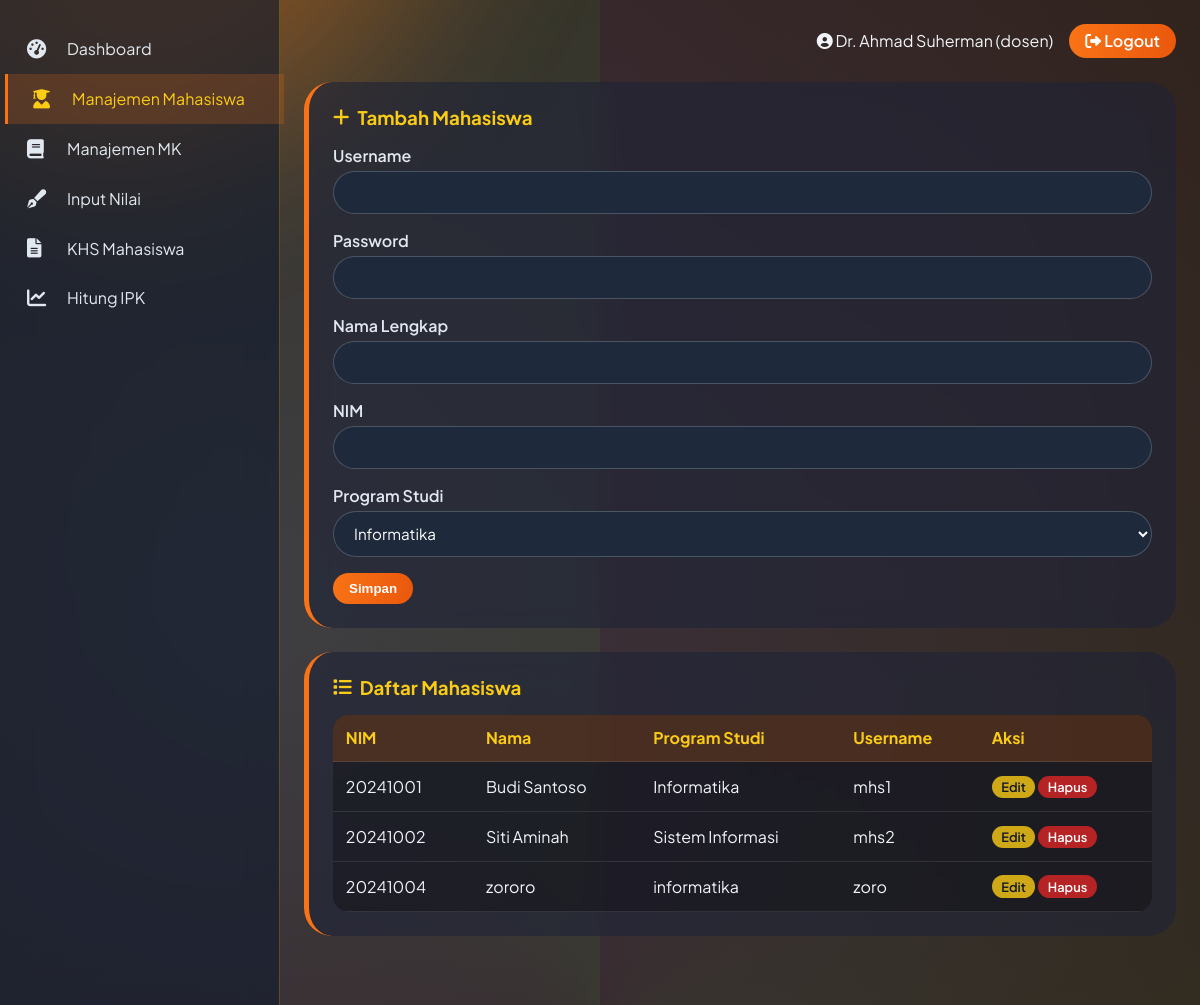
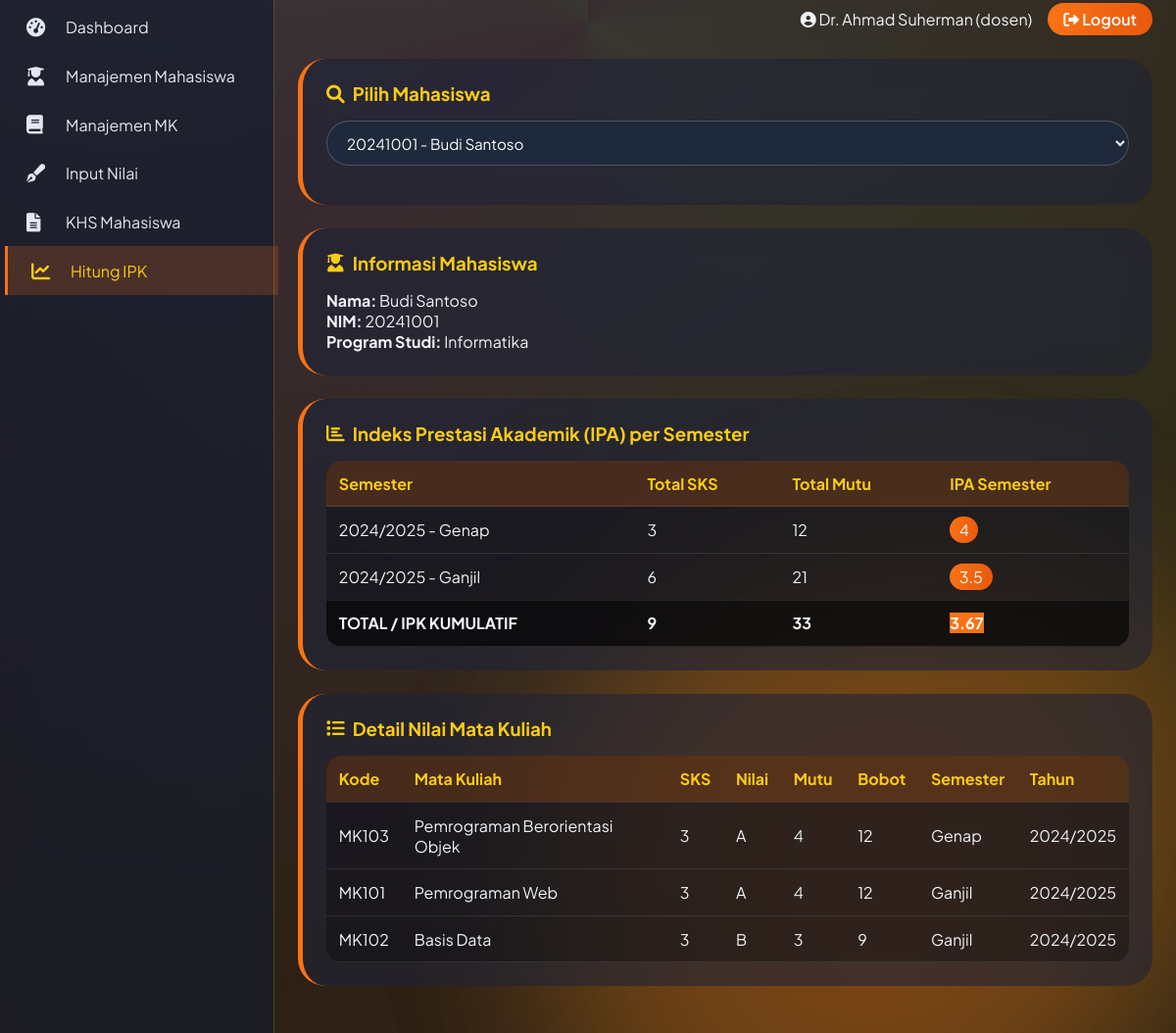
Page /ipk.php (signed in) on the committed database (2 pictures, top to bottom).
### tables this page shows
CREATE TABLE users (
                id INTEGER PRIMARY KEY AUTOINCREMENT,
                username TEXT UNIQUE,
                password TEXT,
                role TEXT,
                nama TEXT,
                nim TEXT,
                nidn TEXT,
                prodi TEXT
            );

CREATE TABLE nilai (
                id INTEGER PRIMARY KEY AUTOINCREMENT,
                mahasiswa_id INTEGER,
                matakuliah_id INTEGER,
                nilai_huruf TEXT,
                semester TEXT,
                tahun_akademik TEXT,
                FOREIGN KEY(mahasiswa_id) REFERENCES users(id),
                FOREIGN KEY(matakuliah_id) REFERENCES matakuliah(id)
            );

CREATE TABLE matakuliah (
                id INTEGER PRIMARY KEY AUTOINCREMENT,
                kode TEXT UNIQUE,
                nama TEXT,
                sks INTEGER
            , prodi TEXT DEFAULT 'Umum');

### Mahasiswa.php (called while the page is built, shortened)
<?php
require_once 'User.php';
class Mahasiswa extends User {
    public function getKHS() {
        $db = Database::getInstance()->getConnection();
        $stmt = $db->prepare("
            SELECT mk.kode, mk.nama, mk.sks, n.nilai_huruf, n.semester, n.tahun_akademik
            FROM nilai n
            JOIN matakuliah mk ON n.matakuliah_id = mk.id
            WHERE n.mahasiswa_id = ?
            ORDER BY n.tahun_akademik DESC, n.semester DESC, mk.kode
        ");
        $stmt->execute([$this->id]);
        return $stmt->fetchAll(PDO::FETCH_ASSOC);
    }
    public function hitungIPK() {
        $db = Database::getInstance()->getConnection();
        $stmt = $db->prepare("
            SELECT mk.sks, n.nilai_huruf
            FROM nilai n
            JOIN matakuliah mk ON n.matakuliah_id = mk.id
            WHERE n.mahasiswa_id = ?
        ");
        $stmt->execute([$this->id]);
        $rows = $stmt->fetchAll(PDO::FETCH_ASSOC);
        $totalMutu = 0;
        $totalSks = 0;
        foreach ($rows as $row) {
            $sks = $row['sks'];
            $mutu = match($row['nilai_huruf']) {
                'A' => 4,
                'B' => 3,
                'C' => 2,
                'D' => 1,
                default => 0,
            };
            $totalMutu += $mutu * $sks;
            $totalSks += $sks;
        }
        return $totalSks > 0 ? round($totalMutu / $totalSks, 2) : 0;
    }
}
?>

### User.php (called while the page is built, shortened)
<?php
abstract class User implements Laporan {
    public function __construct($id, $username, $nama, $role) {
        $this->id = $id;
    }
}
?>

### ipk.php (the view, shortened to what this page needs)
<?php
require_once 'classes/User.php';
require_once 'classes/Mahasiswa.php';
$role = $_SESSION['role'];
$db = Database::getInstance()->getConnection();
$selected_mahasiswa_id = null;
$mahasiswa_list = [];
$info_mhs = null;
$khs_data = [];
$ipk_kumulatif = 0;
$ipa_per_semester = [];
$total_sks_per_semester = [];
$total_mutu_per_semester = [];
if ($role == 'dosen') {
    $stmt = $db->query("SELECT id, nama, nim, prodi FROM users WHERE role = 'mahasiswa' ORDER BY nama");
    $mahasiswa_list = $stmt->fetchAll(PDO::FETCH_ASSOC);
    if (isset($_GET['mahasiswa_id'])) {
        $selected_mahasiswa_id = (int)$_GET['mahasiswa_id'];
        $stmt = $db->prepare("SELECT id, nama, nim, prodi FROM users WHERE id = ? AND role = 'mahasiswa'");
        $stmt->execute([$selected_mahasiswa_id]);
        $info_mhs = $stmt->fetch(PDO::FETCH_ASSOC);
    } else {
        $info_mhs = $mahasiswa_list[0] ?? null;
        if ($info_mhs) $selected_mahasiswa_id = $info_mhs['id'];
    }
} else {
    $user = User::getCurrentUser();
    $info_mhs = ['id' => $user->getId(), 'nama' => $user->getNama(), 'nim' => $user->getNim(), 'prodi' => $user->getProdi()];
    $selected_mahasiswa_id = $user->getId();
}
if ($info_mhs) {
    $mhs = new Mahasiswa($info_mhs['id'], '', $info_mhs['nama'], $info_mhs['nim'], $info_mhs['prodi']);
    $khs_data = $mhs->getKHS();
    $ipk_kumulatif = $mhs->hitungIPK();
    foreach ($khs_data as $row) {
        $semester_key = $row['tahun_akademik'] . ' - ' . $row['semester'];
        $sks = $row['sks'];
        $mutu = match($row['nilai_huruf']) {
            'A' => 4, 'B' => 3, 'C' => 2, 'D' => 1, default => 0,
        };
        if (!isset($total_sks_per_semester[$semester_key])) {
            $total_sks_per_semester[$semester_key] = 0;
            $total_mutu_per_semester[$semester_key] = 0;
        }
        $total_sks_per_semester[$semester_key] += $sks;
        $total_mutu_per_semester[$semester_key] += $mutu * $sks;
    }
    foreach ($total_sks_per_semester as $sem => $total_sks) {
        $ipa_per_semester[$sem] = ($total_sks > 0) ? round($total_mutu_per_semester[$sem] / $total_sks, 2) : 0;
    }
}
?>
<!DOCTYPE html>
<html lang="id">
<head>
    <link rel="stylesheet" href="css/dashboard.css">
    <link rel="stylesheet" href="https://cdnjs.cloudflare.com/ajax/libs/font-awesome/6.0.0-beta3/css/all.min.css">
</head>
<body>
<div class="animated-bg"></div>
<div class="blob" style="top:-20%; left:-10%;"></div>
<div class="blob" style="bottom:-10%; right:-5%; width:60vw; height:60vw;"></div>
<div class="dashboard-container">
    <div class="sidebar">
        <?php if ($role == 'dosen'): ?>
            <a href="dashboard.php"><i class="fas fa-tachometer-alt"></i> Dashboard</a>
            <a href="mahasiswa.php"><i class="fas fa-user-graduate"></i> Manajemen Mahasiswa</a>
            <a href="matakuliah.php"><i class="fas fa-book"></i> Manajemen MK</a>
            <a href="nilai.php"><i class="fas fa-pen-fancy"></i> Input Nilai</a>
            <a href="khs.php"><i class="fas fa-file-alt"></i> KHS Mahasiswa</a>
            <a href="ipk.php" class="active"><i class="fas fa-chart-line"></i> Hitung IPK</a>
        <?php endif; ?>
    </div>
    <div class="main-content">
        <div class="top-bar">
            <span><i class="fas fa-user-circle"></i> <?= htmlspecialchars($_SESSION['nama']) ?> (<?= $role ?>)</span>
            <a href="logout.php" class="logout-btn"><i class="fas fa-sign-out-alt"></i> Logout</a>
        </div>
        <?php if ($role == 'dosen'): ?>
            <div class="card">
                <h3><i class="fas fa-search"></i> Pilih Mahasiswa</h3>
                <form method="GET">
                    <div class="form-group">
                        <select name="mahasiswa_id" onchange="this.form.submit()">
                            <?php foreach ($mahasiswa_list as $m): ?>
                                <option value="<?= $m['id'] ?>" <?= ($selected_mahasiswa_id == $m['id']) ? 'selected' : '' ?>>
                                    <?= htmlspecialchars($m['nim']) ?> - <?= htmlspecialchars($m['nama']) ?>
                                </option>
                            <?php endforeach; ?>
                        </select>
                    </div>
                </form>
            </div>
        <?php endif; ?>
        <?php if ($info_mhs): ?>
            <div class="card">
                <h3><i class="fas fa-user-graduate"></i> Informasi Mahasiswa</h3>
                <p><strong>Nama:</strong> <?= htmlspecialchars($info_mhs['nama']) ?></p>
                <p><strong>NIM:</strong> <?= htmlspecialchars($info_mhs['nim']) ?></p>
                <p><strong>Program Studi:</strong> <?= htmlspecialchars($info_mhs['prodi']) ?></p>
            </div>
            <?php if (!empty($ipa_per_semester)): ?>
            <div class="card">
                <h3><i class="fas fa-chart-bar"></i> Indeks Prestasi Akademik (IPA) per Semester</h3>
                <table class="data-table">
                    <thead>
                        <tr><th>Semester</th><th>Total SKS</th><th>Total Mutu</th><th>IPA Semester</th></tr>
                    </thead>
                    <tbody>
                        <?php
                        $grand_total_sks = 0;
                        $grand_total_mutu = 0;
                        foreach ($ipa_per_semester as $sem => $ipa):
                            $sks_sem = $total_sks_per_semester[$sem];
                            $mutu_sem = $total_mutu_per_semester[$sem];
                            $grand_total_sks += $sks_sem;
                            $grand_total_mutu += $mutu_sem;
                        ?>
                        <tr>
                            <td><?= htmlspecialchars($sem) ?></td>
                            <td><?= $sks_sem ?></td>
                            <td><?= $mutu_sem ?></td>
                            <td><span class="btn-primary" style="padding:0.2rem 0.6rem; border-radius:2rem;"><?= $ipa ?></span></td>
                        </tr>
                        <?php endforeach; ?>
                    </tbody>
                    <tfoot style="background:rgba(0,0,0,0.5); font-weight:bold;">
                        <tr>
                            <td><strong>TOTAL / IPK KUMULATIF</strong></td>
                            <td><strong><?= $grand_total_sks ?></strong></td>
                            <td><strong><?= $grand_total_mutu ?></strong></td>
                            <td><span class="btn-primary" style="background:#f97316;"><?= $ipk_kumulatif ?></span></td>
                        </tr>
                    </tfoot>
                </table>
            </div>
            <?php else: ?>
                <div class="alert alert-warning">Belum ada nilai untuk mahasiswa ini.</div>
            <?php endif; ?>
            <div class="card">
                <h3><i class="fas fa-list"></i> Detail Nilai Mata Kuliah</h3>
                <table class="data-table">
                    <thead>
                        <tr><th>Kode</th><th>Mata Kuliah</th><th>SKS</th><th>Nilai</th><th>Mutu</th><th>Bobot</th><th>Semester</th><th>Tahun</th></tr>
                    </thead>
                    <tbody>
                        <?php foreach ($khs_data as $row):
                            $mutu = match($row['nilai_huruf']) {
                                'A' => 4, 'B' => 3, 'C' => 2, 'D' => 1, default => 0,
                            };
                            $bobot = $mutu * $row['sks'];
                        ?>
                        <tr>
                            <td><?= htmlspecialchars($row['kode']) ?></td>
                            <td><?= htmlspecialchars($row['nama']) ?></td>
                            <td><?= $row['sks'] ?></td>
                            <td><?= $row['nilai_huruf'] ?></td>
                            <td><?= $mutu ?></td>
                            <td><?= $bobot ?></td>
                            <td><?= $row['semester'] ?></td>
                            <td><?= $row['tahun_akademik'] ?></td>
                        </tr>
                        <?php endforeach; ?>
                    </tbody>
                </table>
            </div>
        <?php endif; ?>
    </div>
</div>
</body>
</html>

### mahasiswa.php (shortened to what this page needs)
<?php
require_once 'classes/User.php';
$db = Database::getInstance()->getConnection();
$stmt = $db->query("SELECT * FROM users WHERE role = 'mahasiswa' ORDER BY nim");
$mahasiswa = $stmt->fetchAll(PDO::FETCH_ASSOC);
$editData = null;
?>
<!DOCTYPE html>
<html lang="id">
<head>
    <link rel="stylesheet" href="css/dashboard.css">
    <link rel="stylesheet" href="https://cdnjs.cloudflare.com/ajax/libs/font-awesome/6.0.0-beta3/css/all.min.css">
</head>
<body>
<div class="animated-bg"></div>
<div class="blob" style="top:-20%; left:-10%;"></div>
<div class="blob" style="bottom:-10%; right:-5%; width:60vw; height:60vw;"></div>
<div class="dashboard-container">
    <div class="sidebar">
        <a href="dashboard.php"><i class="fas fa-tachometer-alt"></i> Dashboard</a>
        <a href="mahasiswa.php" class="active"><i class="fas fa-user-graduate"></i> Manajemen Mahasiswa</a>
        <a href="matakuliah.php"><i class="fas fa-book"></i> Manajemen MK</a>
        <a href="nilai.php"><i class="fas fa-pen-fancy"></i> Input Nilai</a>
        <a href="khs.php"><i class="fas fa-file-alt"></i> KHS Mahasiswa</a>
        <a href="ipk.php"><i class="fas fa-chart-line"></i> Hitung IPK</a>
    </div>
    <div class="main-content">
        <div class="top-bar">
            <span><i class="fas fa-user-circle"></i> <?= htmlspecialchars($_SESSION['nama']) ?> (<?= $_SESSION['role'] ?>)</span>
            <a href="logout.php" class="logout-btn"><i class="fas fa-sign-out-alt"></i> Logout</a>
        </div>
        <div class="card">
            <h3><i class="fas fa-<?= $editData ? 'edit' : 'plus' ?>"></i> <?= $editData ? 'Edit Mahasiswa' : 'Tambah Mahasiswa' ?></h3>
            <form method="POST">
                <div class="form-group">
                    <label>Username</label>
                    <input type="text" name="username" required value="<?= $editData['username'] ?? '' ?>">
                </div>
                <?php if (!$editData): ?>
                    <div class="form-group">
                        <label>Password</label>
                        <input type="password" name="password" required>
                    </div>
                <?php endif; ?>
                <div class="form-group">
                    <label>Nama Lengkap</label>
                    <input type="text" name="nama" required value="<?= $editData['nama'] ?? '' ?>">
                </div>
                <div class="form-group">
                    <label>NIM</label>
                    <input type="text" name="nim" required value="<?= $editData['nim'] ?? '' ?>">
                </div>
                <div class="form-group">
                    <label>Program Studi</label>
                    <select name="prodi" required>
                        <option value="Informatika" <?= (isset($editData['prodi']) && $editData['prodi'] == 'Informatika') ? 'selected' : '' ?>>Informatika</option>
                    </select>
                </div>
                <button type="submit" class="btn btn-primary"><?= $editData ? 'Update' : 'Simpan' ?></button>
            </form>
        </div>
        <div class="card">
            <h3><i class="fas fa-list"></i> Daftar Mahasiswa</h3>
            <table class="data-table">
                <thead>
                    <tr><th>NIM</th><th>Nama</th><th>Program Studi</th><th>Username</th><th>Aksi</th></tr>
                </thead>
                <tbody>
                    <?php foreach ($mahasiswa as $m): ?>
                    <tr>
                        <td><?= htmlspecialchars($m['nim']) ?></td>
                        <td><?= htmlspecialchars($m['nama']) ?></td>
                        <td><?= htmlspecialchars($m['prodi']) ?></td>
                        <td><?= htmlspecialchars($m['username']) ?></td>
                        <td>
                            <a href="?edit=<?= $m['id'] ?>" class="btn btn-warning btn-sm">Edit</a>
                            <a href="?delete=<?= $m['id'] ?>" class="btn btn-danger btn-sm" onclick="return confirm('Yakin hapus?')">Hapus</a>
                        </td>
                    </tr>
                    <?php endforeach; ?>
                </tbody>
            </table>
        </div>
    </div>
</div>
</body>
</html>

### rows in the picture
users: nim "20241001", nama "Budi Santoso", prodi "Informatika", username "mhs1"
users: nim "20241002", nama "Siti Aminah", prodi "Sistem Informasi", username "mhs2"
users: nim "20241004", nama "zororo", prodi "informatika", username "zoro"
nilai: matakuliah.kode "MK103", matakuliah.nama "Pemrograman Berorientasi Objek", matakuliah.sks "3", nilai_huruf "A", nilai_huruf "4", nilai_huruf.sks "12", semester "Genap", tahun_akademik "2024/2025"
nilai: matakuliah.kode "MK101", matakuliah.nama "Pemrograman Web", matakuliah.sks "3", nilai_huruf "A", nilai_huruf "4", nilai_huruf.sks "12", semester "Ganjil", tahun_akademik "2024/2025"
nilai: matakuliah.kode "MK102", matakuliah.nama "Basis Data", matakuliah.sks "3", nilai_huruf "B", nilai_huruf "3", nilai_huruf.sks "9", semester "Ganjil", tahun_akademik "2024/2025"

### other values in the picture
$_SESSION['nama'] "Dr. Ahmad Suherman"
$_SESSION['role'] "dosen"
$role "dosen"
$sem "2024/2025 - Genap"
$sks_sem "3"
$mutu_sem "12"
$ipa "4"
$sem "2024/2025 - Ganjil"
$sks_sem "6"
$mutu_sem "21"
$ipa "3.5"
$grand_total_sks "9"
$grand_total_mutu "33"
$ipk_kumulatif "3.67"
form field mahasiswa_id "20241001 - Budi Santoso"
